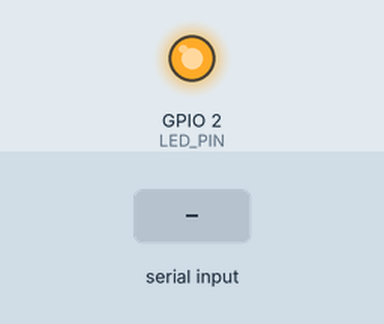
Simulated run of this sketch. Board: ESP32. On the bench: output pins drawn as LEDs (lit = HIGH). The inputs (shaded band) are chosen by the test bench. WiFi joins after 1.5 s; servers stay silent unless stated; the local clock reads 2024-03-15 10:24:30 at power-on unless the sketch sets it; nothing arrives over Bluetooth unless stated; what the sketch prints to the serial monitor is not drawn.

Above: at 13.8 s.
13.9 s: "90,45\n" received over Serial
At 14.8 s:
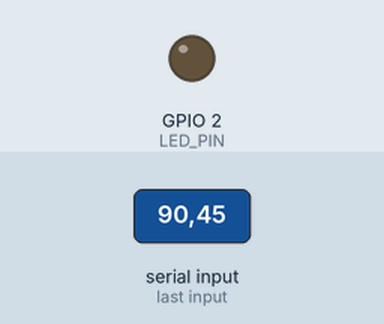
15.7 s: "200\n" received over Serial
Timing chart, 0 to 18.7 s (numbered marks = the images above; inputs shaded):
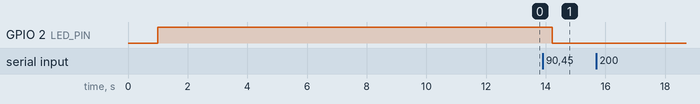

Measured:
- after the input at 13.9 s, GPIO 2 (LED_PIN): HIGH → LOW after 0.32 s
- after the input at 15.7 s, every drawn part: stays the same

The sketch:

TimeFaker_TX_ESP32.ino
```cpp
#include <BLEDevice.h>
#include <BLEAdvertising.h>
#include <WiFi.h>

// ===== マニュファクチャラーID（TimeFaker識別用）=====
#define MANUFACTURER_ID 0xAA55

// ===== LED =====
constexpr uint8_t LED_PIN = 2;

// ===== NTP時刻同期（オプション）=====
#include <time.h>
const char *ntpServer = "pool.ntp.org";
const long gmtOffset_sec = 9 * 3600; // Japan GMT+9
const int daylightOffset_sec = 0;

// ===== グローバル設定 =====
volatile int8_t currentOffset = 0; // 現在のオフセット（分単位）
volatile bool offsetChanged = false;

void setupWiFi()
{
  Serial.println("Connecting to WiFi...");

  // ⚠️ WiFi認証情報を設定してください
  const char *ssid = "LOCALHOUSE_SPACE";
  const char *password = "dadadada";

  WiFi.mode(WIFI_STA);
  WiFi.begin(ssid, password);

  int attempts = 0;
  while (WiFi.status() != WL_CONNECTED && attempts < 20)
  {
    delay(500);
    Serial.print(".");
    attempts++;
  }

  if (WiFi.status() == WL_CONNECTED)
  {
    Serial.println("\nWiFi connected!");
    Serial.print("IP: ");
    Serial.println(WiFi.localIP());
  }
  else
  {
    Serial.println("\nWiFi failed - using local time");
  }
}

void setupNTP()
{
  Serial.println("Setting up NTP time synchronization...");

  configTime(gmtOffset_sec, daylightOffset_sec, ntpServer);

  time_t now = time(nullptr);
  int attempts = 0;
  while (now < 24 * 3600 && attempts < 30)
  {
    delay(500);
    Serial.print(".");
    now = time(nullptr);
    attempts++;
  }

  Serial.println();
  if (now > 24 * 3600)
  {
    Serial.print("NTP sync success: ");
    Serial.println(ctime(&now));
  }
  else
  {
    Serial.println("NTP sync timeout - using default time");
  }
}

void setupBLE()
{
  Serial.println("Initializing BLE...");

  BLEDevice::init("TimeFaker_TX");
  delay(100);

  BLEAdvertising *pAdv = BLEDevice::getAdvertising();

  // アドバタイズ設定（スキャン可能・非接続）
  pAdv->setAdvertisementType(0x02); // ADV_SCAN_IND
  pAdv->setMinInterval(0x20);       // 100ms間隔
  pAdv->setMaxInterval(0x20);

  BLEDevice::startAdvertising();

  Serial.println("BLE initialized - ready to broadcast");
}

void broadcastTime(int hh, int mm, int ss, int8_t offset_min)
{
  // Manufacturer Dataペイロード構成：
  // [0-1]: Manufacturer ID (0xAA55)
  // [2]:   Version (0x01)
  // [3]:   Hour (HH)
  // [4]:   Minute (MM)
  // [5]:   Second (SS)
  // [6]:   Offset in minutes (signed)
  // [7]:   Reserved

  uint8_t mfgData[8] = {
      (uint8_t)(MANUFACTURER_ID & 0xFF), // Manufacturer ID (little-endian)
      (uint8_t)((MANUFACTURER_ID >> 8) & 0xFF),
      0x01,                // Version
      (uint8_t)hh,         // Hour
      (uint8_t)mm,         // Minute
      (uint8_t)ss,         // Second
      (uint8_t)offset_min, // Offset (signed)
      0x01                 // Reserved (non-zero)
  };

  // BLEアドバタイズメントデータを作成
  BLEAdvertisementData advData;

  // Manufacturer Data をセット
  String payload((char *)mfgData, sizeof(mfgData));
  advData.setManufacturerData(payload);

  // ローカル名も追加（デバッグ用）
  advData.setName("TimeFaker_TX");

  // アドバタイズを更新
  BLEAdvertising *pAdv = BLEDevice::getAdvertising();
  BLEAdvertisementData scanData;
  scanData.setName("TimeFaker_TX");
  pAdv->stop();
  pAdv->setAdvertisementData(advData);
  pAdv->setScanResponseData(scanData);
  pAdv->start();

  // シリアル出力（デバッグ）
  Serial.print("[BROADCAST] ");
  Serial.print(hh < 10 ? "0" : "");
  Serial.print(hh);
  Serial.print(":");
  Serial.print(mm < 10 ? "0" : "");
  Serial.print(mm);
  Serial.print(":");
  Serial.print(ss < 10 ? "0" : "");
  Serial.print(ss);
  Serial.print(" offset=");
  if (offset_min >= 0)
    Serial.print("+");
  Serial.print(offset_min);
  Serial.print("min  [Payload: ");
  for (int i = 0; i < 8; i++)
  {
    if (mfgData[i] < 16)
      Serial.print("0");
    Serial.print(mfgData[i], HEX);
    Serial.print(" ");
  }
  Serial.println("]");
}

void broadcastTimeNoId(int hh, int mm, int ss, int8_t offset_min)
{
  // Manufacturer Dataペイロード構成（IDなし・受信側パターン2）:
  // [0]:   Version (0x01)
  // [1]:   Hour (HH)
  // [2]:   Minute (MM)
  // [3]:   Second (SS)
  // [4]:   Offset in minutes (signed)
  // [5]:   Reserved
  uint8_t mfgData[6] = {
      0x01,                // Version
      (uint8_t)hh,         // Hour
      (uint8_t)mm,         // Minute
      (uint8_t)ss,         // Second
      (uint8_t)offset_min, // Offset (signed)
      0x01                 // Reserved (non-zero)
  };

  BLEAdvertisementData advData;
  String payload((char *)mfgData, sizeof(mfgData));
  advData.setManufacturerData(payload);
  advData.setName("TimeFaker_TX");

  BLEAdvertising *pAdv = BLEDevice::getAdvertising();
  BLEAdvertisementData scanData;
  scanData.setName("TimeFaker_TX");
  pAdv->stop();
  delay(5);
  pAdv->setAdvertisementData(advData);
  pAdv->setScanResponseData(scanData);
  pAdv->start();
}

void updateBroadcast()
{
  // 現在時刻を取得
  time_t now = time(nullptr);
  struct tm *timeinfo = localtime(&now);

  int hh = timeinfo->tm_hour;
  int mm = timeinfo->tm_min;
  int ss = timeinfo->tm_sec;

  // ブロードキャスト送信（IDなしパターンのみ）
  broadcastTimeNoId(hh, mm, ss, currentOffset);
}

void sendBroadcastBurst(uint16_t repeatCount = 3, uint16_t intervalMs = 100)
{
  // 複数回繰り返し送信（受信側のスキャン遭遇率向上）
  for (uint16_t i = 0; i < repeatCount; i++)
  {
    updateBroadcast();
    if (i < repeatCount - 1)
      delay(intervalMs);
  }
}

void setup()
{
  Serial.begin(115200);
  delay(1000);

  // LED初期化
  pinMode(LED_PIN, OUTPUT);
  digitalWrite(LED_PIN, HIGH);

  Serial.println("======================");
  Serial.println("  TimeFaker TX (ESP32)");
  Serial.println("======================");
  Serial.print("Free heap: ");
  Serial.println(ESP.getFreeHeap());

  // WiFi接続（NTP同期用）
  setupWiFi();

  // NTP時刻同期
  setupNTP();

  // BLE初期化（10秒遅延）
  delay(10000);
  setupBLE();

  Serial.println("System ready!");
  Serial.println();
  Serial.println("=== 使用方法 ===");
  Serial.println("シリアルモニタからオフセット値（-120 ~ +120）を入力してください");
  Serial.println("例: 5 (5分進める), -10 (10分遅らせる), 0 (オフセットなし)");
  Serial.println();
}

void loop()
{
  // シリアル入力待機（オフセット入力時のみブロードキャスト）

  // ===== シリアル入力処理 =====
  if (Serial.available())
  {
    String input = Serial.readStringUntil('\n');
    input.trim();

    if (input.length() > 0)
    {
      // 入力値を整数に変換
      int offset = input.toInt();

      // オフセット範囲チェック
      if (offset < -120 || offset > 120)
      {
        Serial.println("エラー: オフセットは -120 ~ +120 の範囲で入力してください");
      }
      else
      {
        // オフセット設定とブロードキャスト送信
        currentOffset = offset;

        // LED点灯（送信確認用）
        digitalWrite(LED_PIN, HIGH);

        // 現在時刻取得とブロードキャスト（受信側のスキャンに合わせて短時間バースト送信）
        sendBroadcastBurst();

        Serial.print("オフセット設定: ");
        if (offset >= 0)
          Serial.print("+");
        Serial.print(offset);
        Serial.println(" 分 → BLE送信完了");

        // LED消灯
        delay(100);
        digitalWrite(LED_PIN, LOW);
      }
    }
  }

  delay(10);
}
```
